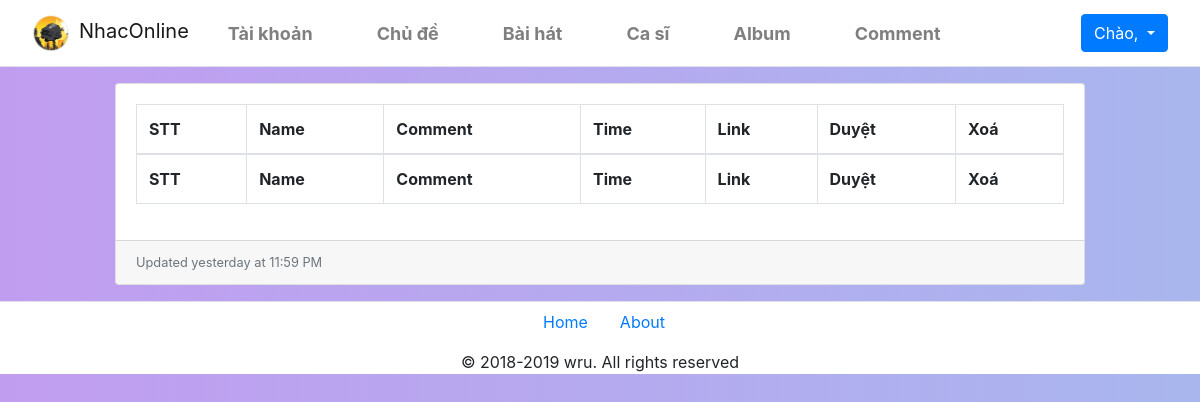
/Sources/admin/comment.php, run on an earlier commit of the app's database.
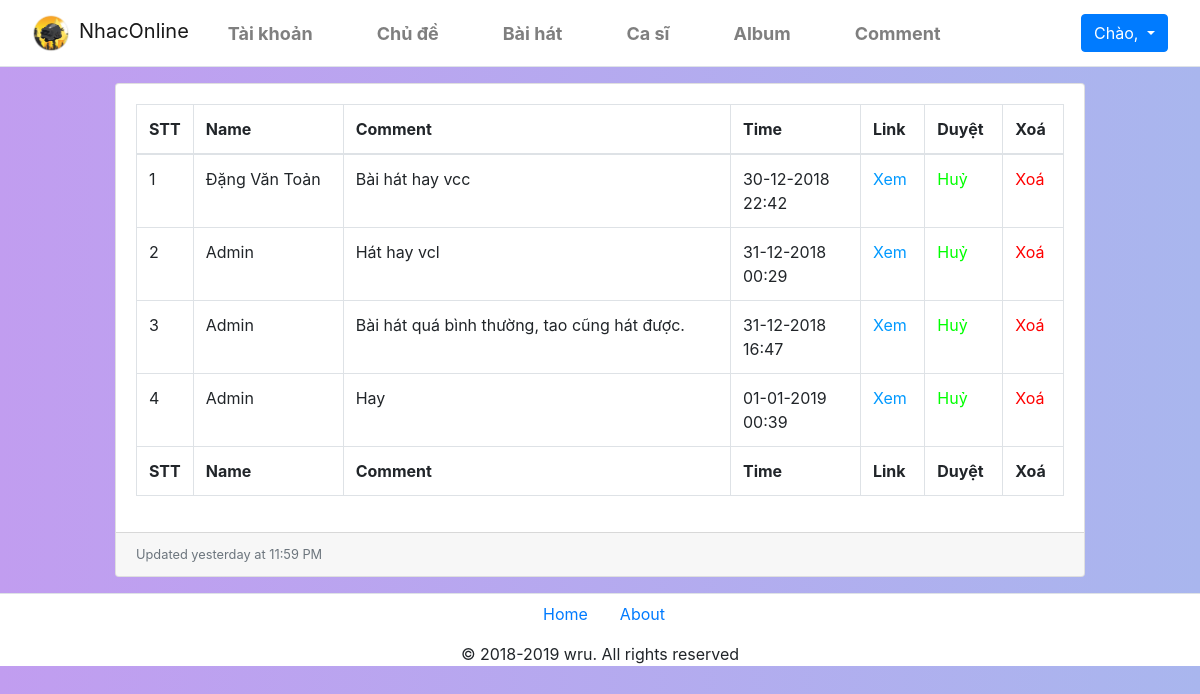
And on a later commit of the database.
### tables this page shows
CREATE TABLE `comment` (
  `id` int(100) NOT NULL,
  `noidung` text,
  `thoigian` datetime NOT NULL DEFAULT CURRENT_TIMESTAMP,
  `duyet` int(1) NOT NULL DEFAULT '0',
  `iduser` int(100) NOT NULL,
  `idbaihat` int(100) NOT NULL
);

CREATE TABLE `user` (
  `id` int(255) NOT NULL,
  `userName` varchar(100) NOT NULL,
  `passWord` varchar(100) NOT NULL,
  `hoten` varchar(200) DEFAULT NULL,
  `gioitinh` varchar(100) DEFAULT NULL,
  `ngaysinh` varchar(100) DEFAULT NULL,
  `diachi` varchar(100) DEFAULT NULL,
  `sdt` varchar(20) DEFAULT NULL,
  `email` varchar(100) NOT NULL,
  `level` int(1) NOT NULL DEFAULT '0',
  `code` varchar(100) NOT NULL,
  `active` int(1) DEFAULT NULL,
  `avatar` varchar(100) NOT NULL DEFAULT 'image/avatar.png',
  `ngaydangky` datetime NOT NULL DEFAULT CURRENT_TIMESTAMP
);

### Sources/admin/comment.php (the view, shortened to what this page needs)
<!DOCTYPE html>
<html lang="en">
<head>
    <link href="css/bootstrap.min.css" rel="stylesheet">
    <link href="css/dataTables.bootstrap4.css" rel="stylesheet">
    <link rel="stylesheet" href="./css/fix.css">
</head>
<body>
    <?php
        include('header.php');
    ?>
    <main class="col-md-10 m-auto">
    <div class="card mb-3 mt-3">
        <div class="card-body">
            <div class="table-responsive">
                <table class="table table-bordered" id="dataTable" width="100%" cellspacing="0">
                    <thead>
                        <tr>
                            <th>STT</th>
                            <th>Name</th>
                            <th>Comment</th>
                            <th>Time</th>
                            <th>Link</th>
                            <th>Duyệt</th>
                            <th>Xoá</th>
                        </tr>
                    </thead>
                    <tfoot>
                        <tr>
                            <th>STT</th>
                            <th>Name</th>
                            <th>Comment</th>
                            <th>Time</th>
                            <th>Link</th>
                            <th>Duyệt</th>
                            <th>Xoá</th>
                        </tr>
                    </tfoot>
                    <tbody>
                    <?php
                        include('../php/connect.php');
                        $stt=1;
                        $result = mysqli_query($con,"SELECT u.hoten,c.id,c.thoigian,c.noidung,c.duyet,c.idbaihat FROM comment c INNER JOIN user u ON c.iduser = u.id");
                        While($data = mysqli_fetch_assoc($result))
                        {
                            $sqltime=$data['thoigian'];
                            $timestamp=strtotime($sqltime);
                            $time=date('d-m-Y H:i',$timestamp);
                            echo "<tr>";
                            echo "<td style='width:50px;'>$stt</td>";
                            echo "<td style='width:150px;'>$data[hoten]</td>";
                            echo "<td>$data[noidung]</td>";
                            echo "<td style='width:130px;'>$time</td>";
                            echo "<td><a href='../playnhac.php?id=$data[idbaihat]' target='_blank' style='color:#09F;'>Xem</a></td>";
                            if($data['duyet']==0)
                            {
                                echo "<td><a href='./duyet.php?id=$data[id]&d=1'>Duyệt</a></td>";
                            }
                            else{
                                echo "<td><a href='./duyet.php?id=$data[id]&d=0' style='color:lime;'>Huỷ</a></td>";
                            }
                            echo "<td><a href='./del_comment.php?id=$data[id]' onclick=' return xacnhan();' style='color:red;'>Xoá</a></td>";
                            echo "</tr>";
                            $stt++;
                        }
                    ?>
                    </tbody>
                </table>
            </div>
        </div>
        <div class="card-footer small text-muted">Updated yesterday at 11:59 PM</div>
    </div>
    </main>
    <?php
        include('footer.php');
    ?>
</body>
</html>

### Sources/admin/header.php (shortened to what this page needs)
<link rel="stylesheet" href="./css/header.css">
<header>
    <nav class="navbar navbar-default navbar-expand-lg navbar-light">
        <div class="navbar-header d-flex col">
            <a class="navbar-brand" href="../index.php"><span><img class="mr-2" src="../image/logo.png" width="40px"></span>NhacOnline</b></a>
        </div>
        <div id="navbarCollapse" class="collapse navbar-collapse justify-content-start">
            <ul class="nav navbar-nav">
                <li class="nav-item mr-5"><a href="./user.php" class="nav-link"><b>Tài khoản</b></a></li>
                <li class="nav-item mr-5"><a href="./chude.php" class="nav-link"><b>Chủ đề</b></a></li>
                <li class="nav-item mr-5"><a href="./baihat.php" class="nav-link"><b>Bài hát</b></a></li>
                <li class="nav-item mr-5"><a href="./casi.php" class="nav-link"><b>Ca sĩ</b></a></li>
                <li class="nav-item mr-5"><a href="./album.php" class="nav-link"><b>Album</b></a></li>
                <li class="nav-item"><a href="./comment.php" class="nav-link"><b>Comment</b></a></li>
            </ul>
            <ul class="nav navbar-nav navbar-right ml-auto mr-3">
                    <?php
                        echo '<li class="nav-item">
                        <a href="#" data-toggle="dropdown" class="btn btn-primary dropdown-toggle">Chào,&nbsp;'.$_SESSION['userName'].'</a>
                        <ul class="dropdown-menu dropdown-menu-right">
                          <li><a href="./admin.php" class="dropdown-item">Trang quản trị</a></li>
                          <li><a href="../canhan.php" class="dropdown-item">Trang cá nhân</a></li>
                          <li><a href="../doimatkhau.php" class="dropdown-item">Đổi mật khẩu</a></li>
                          <li><a href="../php/xulydangxuat.php" class="dropdown-item">Đăng Xuất</a></li>
                        </ul>
                    </li>';
                    ?>
            </ul>
        </div>
    </nav>
</header>

### Sources/admin/footer.php (shortened to what this page needs)
<footer>
<div class="container-fluid border-top mt-3 bg-white">
      <div class="row">
        <div class="col-md-12 text-center d-md-flex align-items-center"> <i class="d-block fa-2x mr-md-5 text-primary"></i>
          <ul class="nav mx-md-auto d-flex justify-content-center">
            <li class="nav-item"> <a class="nav-link active" href="../index.php">Home</a> </li>
            <li class="nav-item"> <a class="nav-link" href="#">About</a> </li>
          </ul>
          <div class="row">
            <div class="col-md-12 d-flex align-items-center justify-content-md-between justify-content-center my-2">
               </div>
          </div>
        </div>
      </div>
      <div class="row">
        <div class="col-md-12 text-center">
          <p class="mt-2 mb-0">© 2018-2019 wru. All rights reserved</p>
        </div>
      </div>
    </div>
</footer>

### Sources/admin/css/fix.css (style rules this page uses)
body { background: linear-gradient(to left, #a9b6ee, #c19df0); }

### Sources/admin/css/header.css (style rules this page uses)
.navbar { background: #fff; padding-left: 16px; padding-right: 16px; border-bottom: 1px solid #dfe3e8; border-radius: 0; }
nav div ul li a { font-size: 18px; }

What changed in the data, as far as the page shows it:
added comment: iduser.hoten "Đặng Văn Toản", noidung "Bài hát hay vcc", thoigian "30-12-2018 22:42"
added comment: iduser.hoten "Admin", noidung "Hát hay vcl", thoigian "31-12-2018 00:29"
added comment: iduser.hoten "Admin", noidung "Bài hát quá bình thường, tao cũng hát được.", thoigian "31-12-2018 16:47"
added comment: iduser.hoten "Admin", noidung "Hay", thoigian "01-01-2019 00:39"
